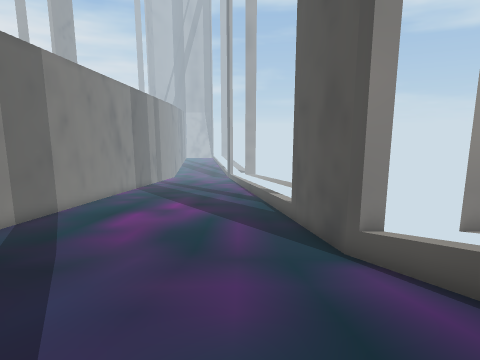
view 1 (above)

20 first-person views from a walk through a 3-D level made in the Unity game engine. The camera is 1.3 m above the floor, tilts 10° down and sees 75° across. The floor is counted in squares, 1 m on a side. Each view is taken from the middle of a square. On the plan, view 1 faces up. The plan holds only what a view shows up to about 14 squares ahead; the rest is blank. The place goes on beyond the plan. The player character is not drawn. Some surface patterns are stand-ins.

view 2
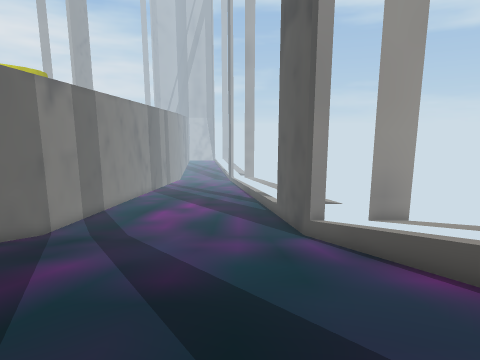

view 3
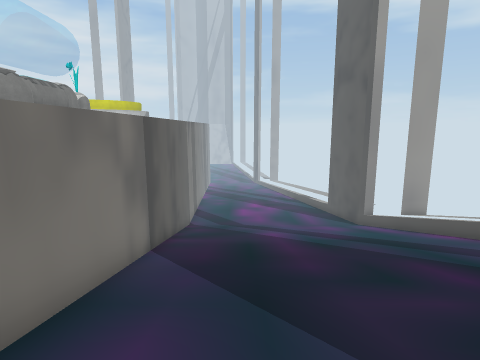

view 4
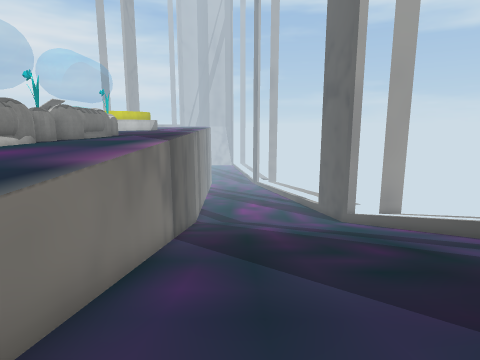

view 5
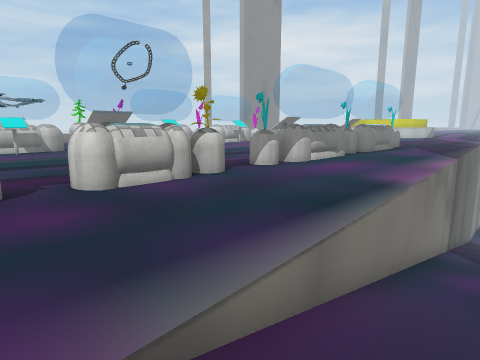

view 6
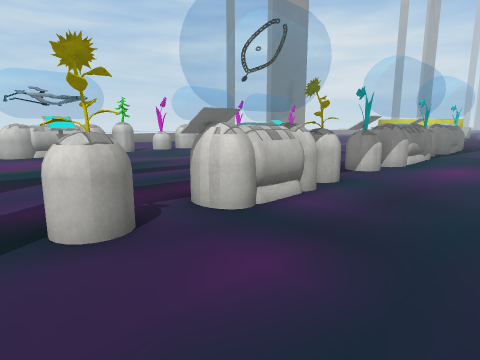

view 7
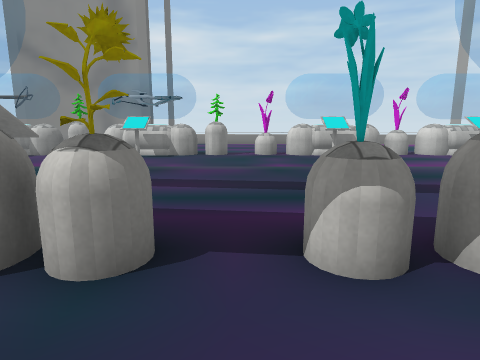

view 8
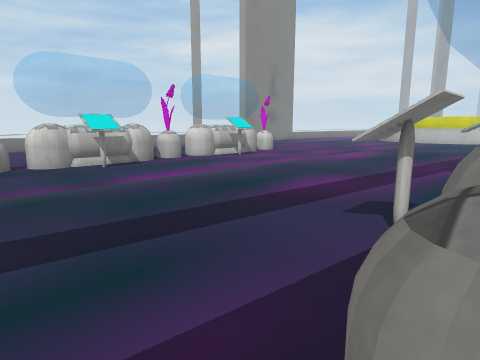

view 9
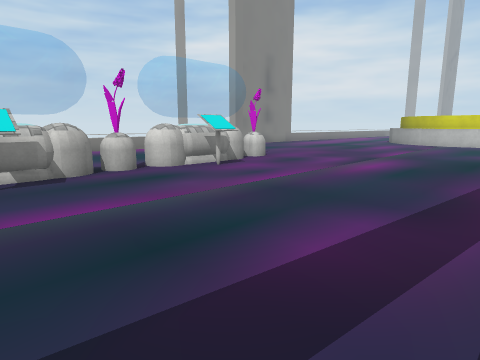

view 10
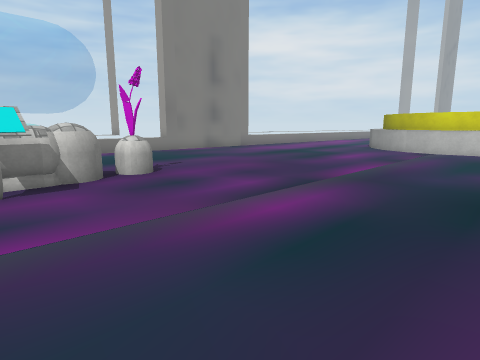

view 11
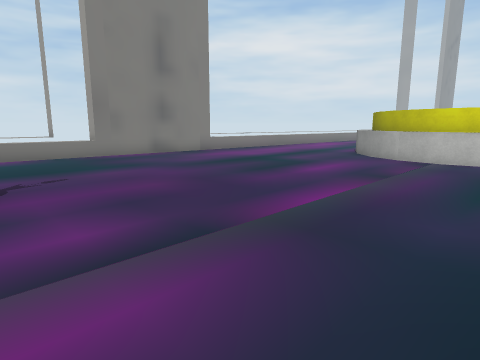

view 12
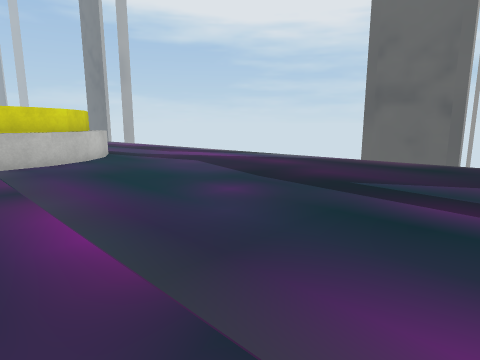

view 13
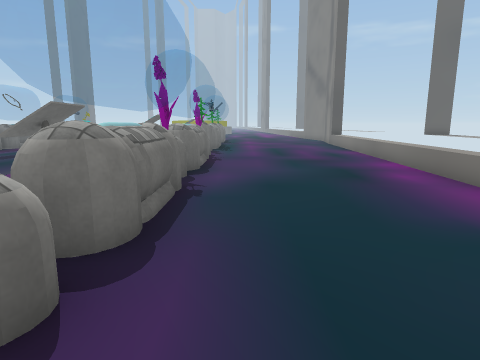

view 14
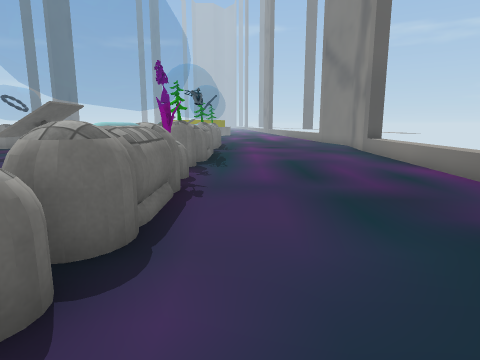

view 15
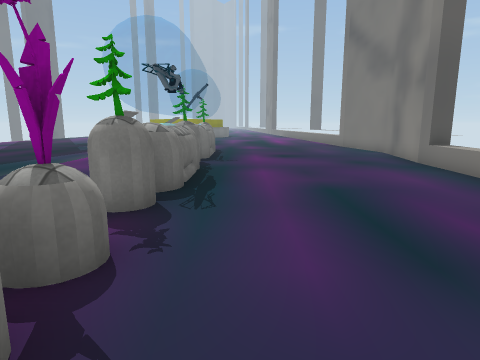

view 16
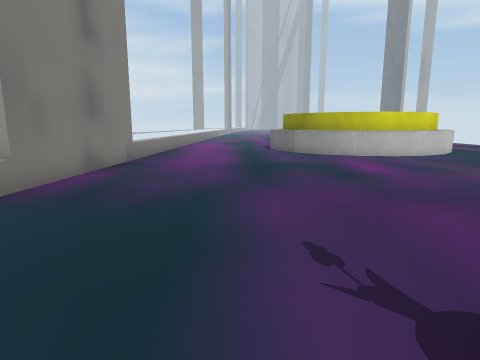

view 17
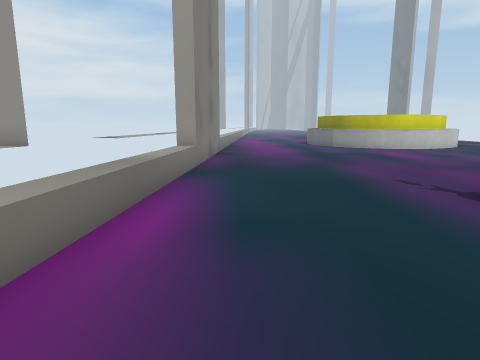

view 18
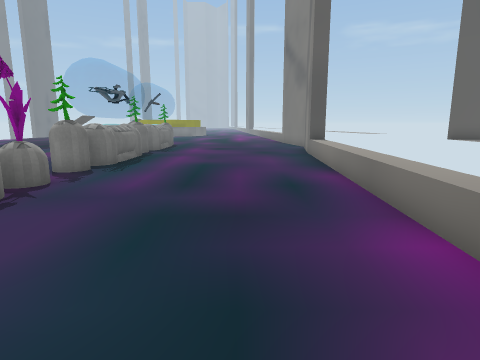

view 19
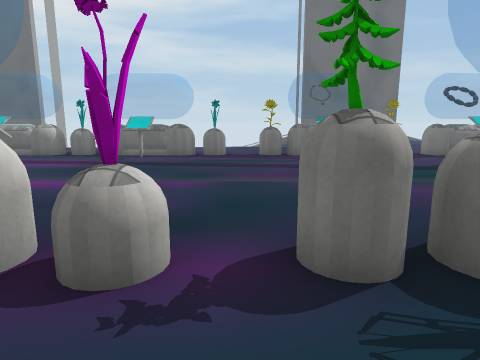

view 20
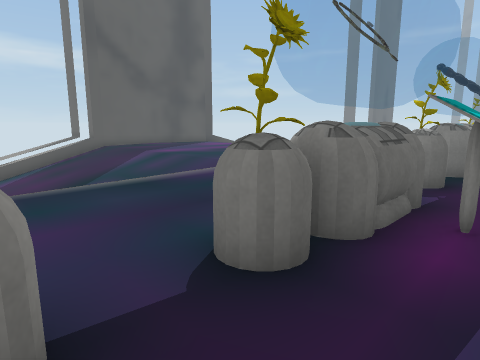

### Floor plan
Key: @ floor where view 1 was taken; # wall or solid block; . main floor; - floor 3.25 m lower than the main floor; _ floor 4.75 m lower than the main floor; < floor 6.75 m lower than the main floor; / step, stairs or slope; = window, fence, low wall or low ledge; ^ raised ledge; v drop or lower ground; O other object.
Columns run from 32 left of view 1 to 4 right of it. Each row starts with its distance up from view 1.
 15    ^......=^^^^^^...
 14    ^........=^^#.....
 13    ^.................. .//////////^
 12    #....................//////////#
 11    #....................//////////##
 10    #....................//////////<#
  9    #....................<//////////#
  8   ##....................v//////////#
  7   #.....................///////////#
  6   #.....................v//////////^
  5   ^.....................v//////////^#
  4   ^..................... //////////^#
  3   ^................      //////////^#
  2   ^.....OO......... O     //////////#
  1   ^......O......... O   v//////////_#
  0   ^.....OO......... OO  ////////@///^
 -1   ^.....OOO.......OOOO  .///////////^
 -2   ^.....OOO.........#O...///////////^
 -3   ^......O..........O....///////////^
 -4  #^.....OO..........O....///////////^
 -5  #^.....OO..........O....-//////////
 -6  #......OO..........#O...v/////////
 -7  #......OOO.......OOOO...//////////
 -8  ^......OOO.........OO...v////////
 -9  ^.......O..........O....v///////
-10  ^......OO..........O....v//////
-11  ^.......................///////
-12  ^.......O..........O....//////  //
-13  ^.......O.......... ..../////  ///
-14  ^......OO........OOOO...///  /////
-15  ^......OOO.......OOOO....// /////
-16 #^......O#O.........O...../ /////
-17 #^.......O..........O.....//////
-18  #.......O  ........O..... ....
-19 ##.......O   .......O.. .
-20 #.......OO    .... O O

Positions as (right, up) in squares from view 1, and headings:
1: (0, 0), facing up
2: (0, -5), facing up
3: (-5, -12), facing up
4: (-5, -15), facing up
5: (-5, -18), facing up-left
6: (-8, -19), facing up-left
7: (-9, -11), facing left
8: (-12, -11), facing up-left
9: (-14, -8), facing up-left
10: (-15, -2), facing up-left
11: (-16, 2), facing up-left
12: (-20, 3), facing up-right
13: (-25, 4), facing down
14: (-25, -2), facing down
15: (-25, -7), facing down
16: (-25, 1), facing up
17: (-28, -3), facing up
18: (-28, -3), facing down
19: (-26, -11), facing right
20: (-14, -10), facing down-right
